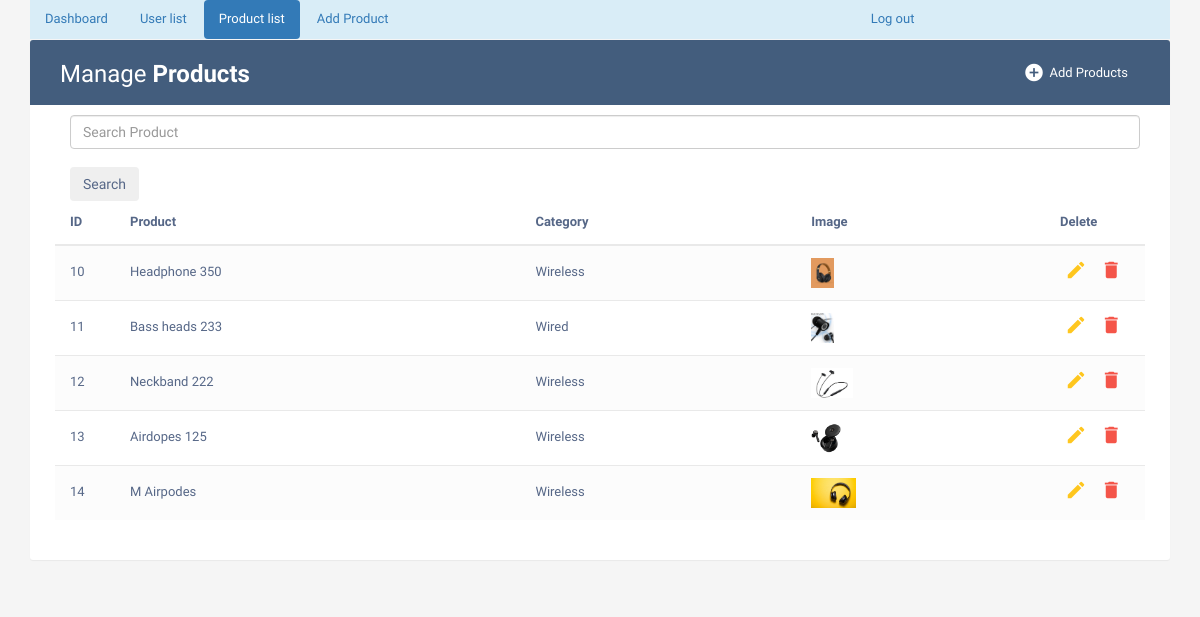
/adminproductlist/ (signed in), run on the app's committed database.
### phase1/models.py (models this page shows, shortened)
class Products(models.Model):
    name = models.CharField(max_length=50)
    price = models.IntegerField(default=0)
    description = models.CharField(max_length=200)
    image = models.ImageField(upload_to='imagestore/')
    category = models.ForeignKey(Category, on_delete=models.CASCADE)

class Category(models.Model):
    name = models.CharField(max_length=50)

### phase1/views.py (the view)
# urls.py: path('adminproductlist/', views.adminproductlist, name='adminproductlist'),
def adminproductlist(request):
    if 'username' in request.session:
        if 'search' in request.GET:
            search=request.GET['search']
            details=Products.objects.filter(name__icontains=search)
        else:
            details2=Products.objects.all()
        return render(request,'adminproductlist.html',{'mymembers2': details2})
    else:
        return render(request, 'adminlogin.html')

### Templates/adminproductlist.html
{% extends "adminbase.html" %}
{% block active3 %} "active" {% endblock%}
{% block tablewrapper %}
                    <div class="col-sm-6">
						<h2>Manage <b>Products</b></h2>
					</div>
                    <div class="col-sm-6">
                        <a href="{% url 'adminaddproduct' %}" class="btn" data-toggle="modal"><i class="material-icons">&#xE147;</i> <span>Add Products</span></a>
                      </div>
                    </div>
{% endblock %}
{% block tablecontent%}
                <form action="{% url 'adminuserlist' %}" class="d-flex offset-md-1 container m-auto" style="width:1100px">
                    <input class="form-control offset-md-1" type="search" placeholder="Search Product" name="search" aria-label="Search"><br>
                    <button class="btn btn-outline-secondary" type="submit">Search</button>
                </form>
                <table class="table table-striped table-hover">
                <thead>
                    <tr>
                        <th>ID</th>
                        <th>Product</th>
                        <th>Category</th>
                        <th>Image</th>
                        <th>Delete</th>
                    </tr>
                </thead>
                <tbody>
                    {% for x in mymembers2 %}
                    <tr>
                        <td>{{ x.id }}</td>
                        <td>{{ x.name }}</td>
                        <td>{{ x.category.name }}</td>
						<td><img src="{{x.image.url}}" height="30px"></td>
                        <td>
                            <a href="{% url 'updateproduct' %}?uid={{x.id}}" class="edit" data-toggle="modal"><i class="material-icons" data-toggle="tooltip" title="Edit">&#xE254;</i></a>
                            <a href="{% url 'deleteproduct' %}?uid={{x.id}}" class="delete" data-toggle="modal"><i class="material-icons" data-toggle="tooltip" title="Delete">&#xE872;</i></a>
                        </td>
                    </tr>
                    {% endfor %}
                </tbody>
                </table>
{% endblock %}

### Templates/adminbase.html (style rules this page uses)
body { color: #566787; background: #f5f5f5; font-family: 'Varela Round', sans-serif; font-size: 13px; }
.table-title h2 { margin: 5px 0 0; font-size: 24px; }
.table-title .btn { color: #fff; float: right; font-size: 13px; border: none; min-width: 50px; border-radius: 2px; border: none; outline: none !important; margin-left: 10px; }
.table-title .btn i { float: left; font-size: 21px; margin-right: 5px; }
.table-title .btn span { float: left; margin-top: 2px; }
table.table tr th, table.table tr td { border-color: #e9e9e9; padding: 12px 15px; vertical-align: middle; }
table.table tr th:first-child { width: 60px; }
table.table tr th:last-child { width: 100px; }
table.table-striped tbody tr:nth-of-type(odd) { background-color: #fcfcfc; }
table.table td:last-child i { opacity: 0.9; font-size: 22px; margin: 0 5px; }
table.table td a { font-weight: bold; color: #566787; display: inline-block; text-decoration: none; outline: none !important; }
table.table td a.edit { color: #FFC107; }
table.table td a.delete { color: #F44336; }
table.table td i { font-size: 19px; }

### data on the page
Products: id "10", name "Headphone 350", category.name "Wireless", image (picture)
Products: id "11", name "Bass heads 233", category.name "Wired", image (picture)
Products: id "12", name "Neckband 222", category.name "Wireless", image (picture)
Products: id "13", name "Airdopes 125", category.name "Wireless", image (picture)
Products: id "14", name "M Airpodes", category.name "Wireless", image (picture)
